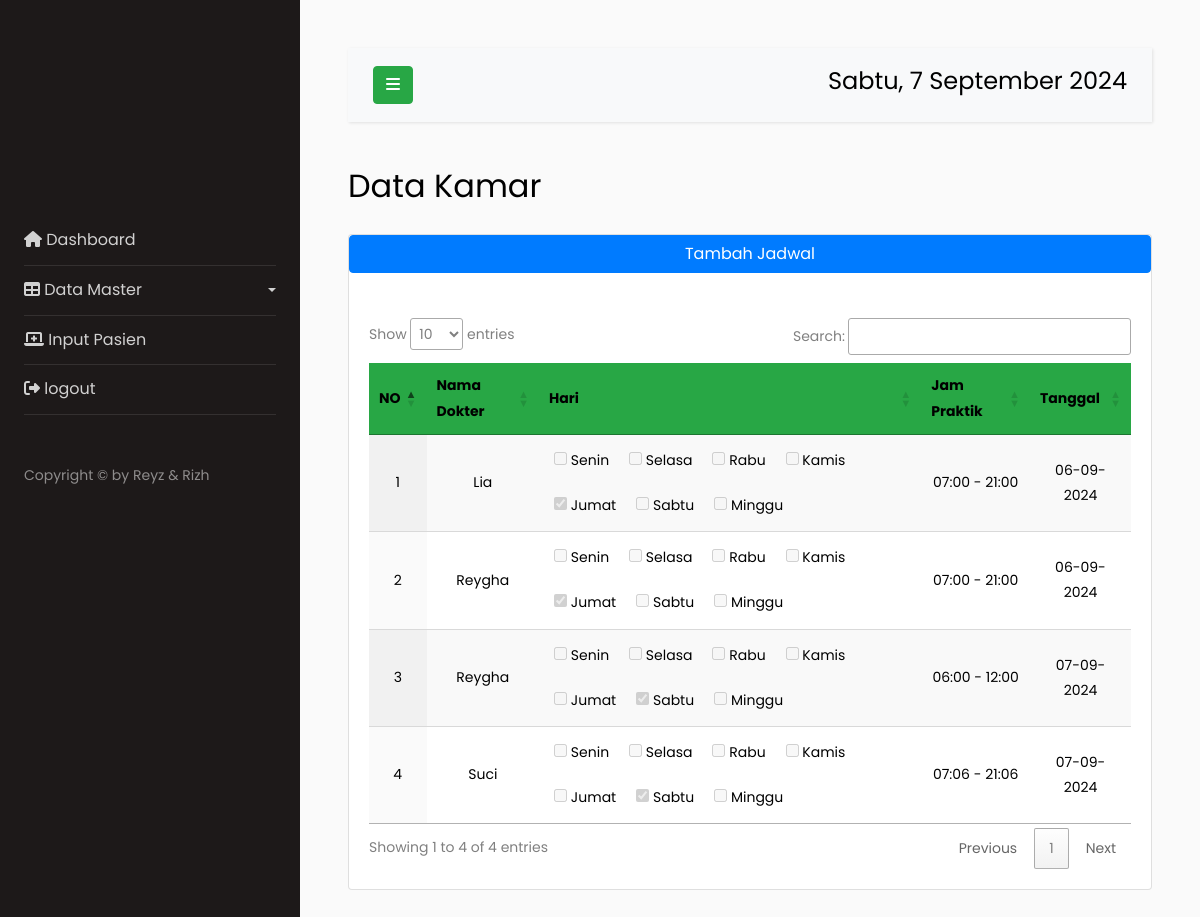
The page /jadwal.php on the database its author committed.
### tables this page shows
CREATE TABLE `jadwal` (
  `id` int(11) NOT NULL,
  `id_dokter` varchar(321) NOT NULL,
  `hari` varchar(20) NOT NULL,
  `jam_mulai` time NOT NULL,
  `jam_selesai` time NOT NULL,
  `tanggal` date NOT NULL
);

CREATE TABLE `dokter` (
  `id` int(111) NOT NULL,
  `nama` varchar(231) NOT NULL,
  `spesialis` varchar(231) NOT NULL,
  `foto` varchar(231) NOT NULL
);

### jadwal.php (the view, shortened to what this page needs)
<!doctype html>
<html lang="en">
<head>
  <link rel="stylesheet" href="https://stackpath.bootstrapcdn.com/font-awesome/4.7.0/css/font-awesome.min.css">
  <link rel="stylesheet" href="css/style.css">
  <link rel="stylesheet" href="https://cdnjs.cloudflare.com/ajax/libs/font-awesome/6.6.0/css/all.min.css">
  <link href="https://unpkg.com/aos@2.3.1/dist/aos.css" rel="stylesheet">
</head>
<?php include 'koneksi.php'; ?>
<body>
  <div class="wrapper d-flex align-items-stretch">
    <?php include 'main/sidebar.php'; ?>
    <div id="content" class="p-4 p-md-5">
      <nav class="navbar navbar-expand-lg navbar-light bg-light" data-aos="fade-down">
        <div class="container-fluid">
          <button type="button" id="sidebarCollapse" class="btn btn-success">
            <i class="fa fa-bars"></i>
          </button>
          <h4>
            <div class="date">
            </div>
          </h4>
        </div>
      </nav>
      <h2 class="mb-4">Data Kamar</h2>
      <div class="card " data-aos="zoom-in-up">
      <button type="button" class="btn btn-primary" data-toggle="modal" data-target="#exampleModalScrollable">
                                    Tambah Jadwal
                                </button>
                                <br>
        <div class="card-body">
          <table id="example" class="display" style="width:100%">
          <thead style="background-color: #28a745; color: black; text-align: center;">
  <tr>
    <th>NO</th>
    <th>Nama Dokter</th>
    <th>Hari</th>
    <th>Jam Praktik</th>
    <th>Tanggal</th>
  </tr>
</thead>
<tbody style="color: black; text-align: center;">
  <?php
  $sql = "
  SELECT j.id, j.id_dokter, j.hari, j.jam_mulai, j.jam_selesai, j.tanggal, d.nama
  FROM jadwal j
  JOIN dokter d ON j.id_dokter = d.id
  ORDER BY j.id ASC
  ";
  $result = $koneksi->query($sql);
  if (!$result) {
    echo "Query error: " . $koneksi->error;
  } else {
    $no = 1;
    if ($result->num_rows > 0) {
      while ($row = $result->fetch_assoc()) {
        $hari_array = explode(',', $row['hari']);
        $jam_masuk = date('H:i', strtotime($row['jam_mulai']));
        $jam_pulang = date('H:i', strtotime($row['jam_selesai']));
        $jam = $jam_masuk . ' - ' . $jam_pulang;
        $tanggal = date('d-m-Y', strtotime($row['tanggal']));
        echo "<tr>
          <td>" . $no . "</td>
          <td>" . $row['nama'] . "</td>
          <td>
            <div class='checkbox-group'>";
        $all_days = ['Senin', 'Selasa', 'Rabu', 'Kamis', 'Jumat', 'Sabtu', 'Minggu'];
        foreach ($all_days as $index => $day) {
          $checked = in_array($day, $hari_array) ? 'checked' : '';
          echo "<label><input type='checkbox' disabled $checked> $day</label>";
          if (($index + 1) % 4 == 0) {
            echo "<br>";
          }
        }
        echo "  </div>
          </td>
          <td>" . $jam . "</td>
          <td>" . $tanggal . "</td>
        </tr>";
        $no++;
      }
    } else {
      echo "<tr><td colspan='5'>Tidak ada data</td></tr>";
    }
  }
  ?>
</tbody>
          </table>
        </div>
      </div>
    </div>
  </div>
  <link rel="stylesheet" href="https://cdn.datatables.net/1.10.21/css/jquery.dataTables.min.css">
</body>
</html>

### jadwal.php (style rules this page uses)
.checkbox-group { display: flex; flex-wrap: wrap; gap: 10px; }
.checkbox-group label { margin: 5px; }

### rows shown on the page
jadwal: id_dokter.nama "Lia", day "Senin", day "Selasa", day "Rabu", day "Kamis", day "Jumat", day "Sabtu", day "Minggu", jam "07:00 - 21:00", tanggal "06-09-2024"
jadwal: id_dokter.nama "Reygha", day "Senin", day "Selasa", day "Rabu", day "Kamis", day "Jumat", day "Sabtu", day "Minggu", jam "07:00 - 21:00", tanggal "06-09-2024"
jadwal: id_dokter.nama "Reygha", day "Senin", day "Selasa", day "Rabu", day "Kamis", day "Jumat", day "Sabtu", day "Minggu", jam "06:00 - 12:00", tanggal "07-09-2024"
jadwal: id_dokter.nama "Suci", day "Senin", day "Selasa", day "Rabu", day "Kamis", day "Jumat", day "Sabtu", day "Minggu", jam "07:06 - 21:06", tanggal "07-09-2024"
